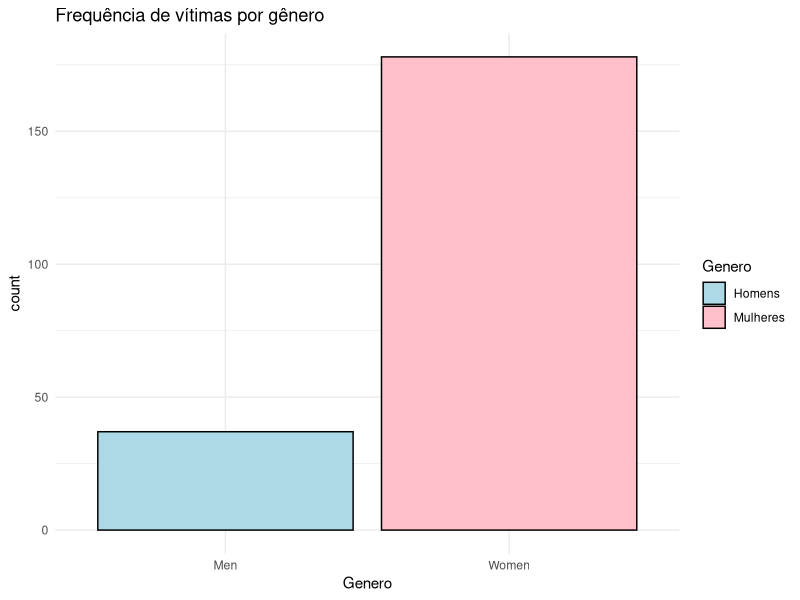
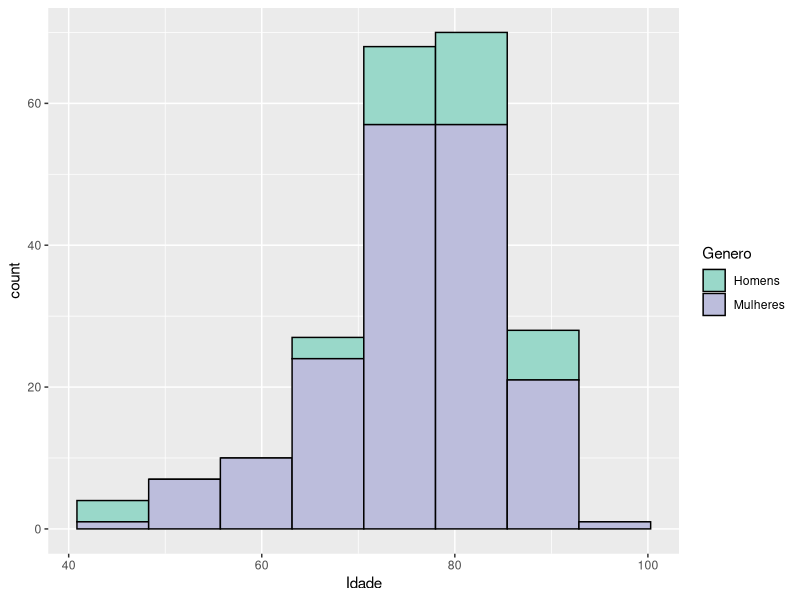
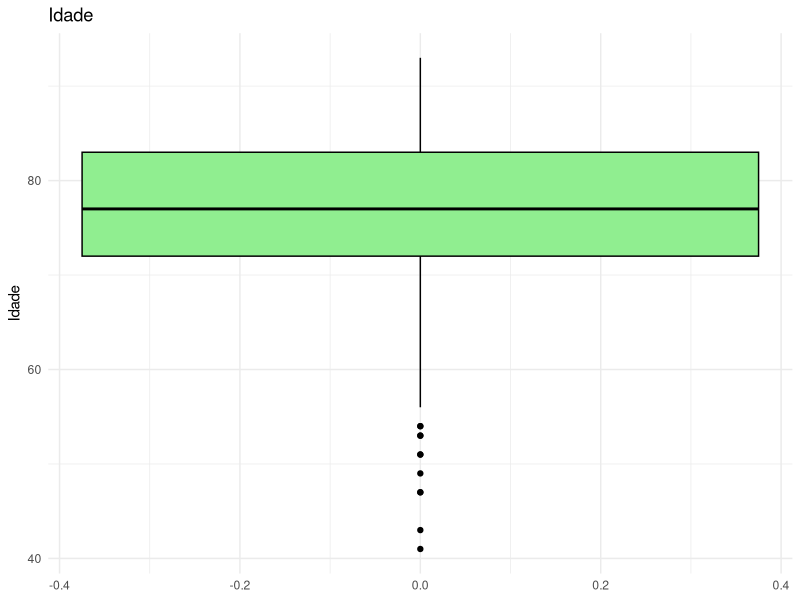
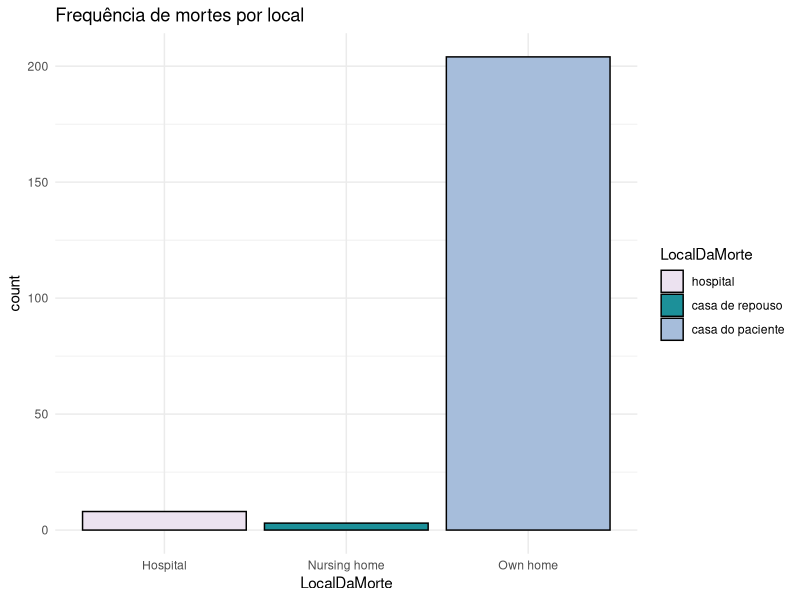
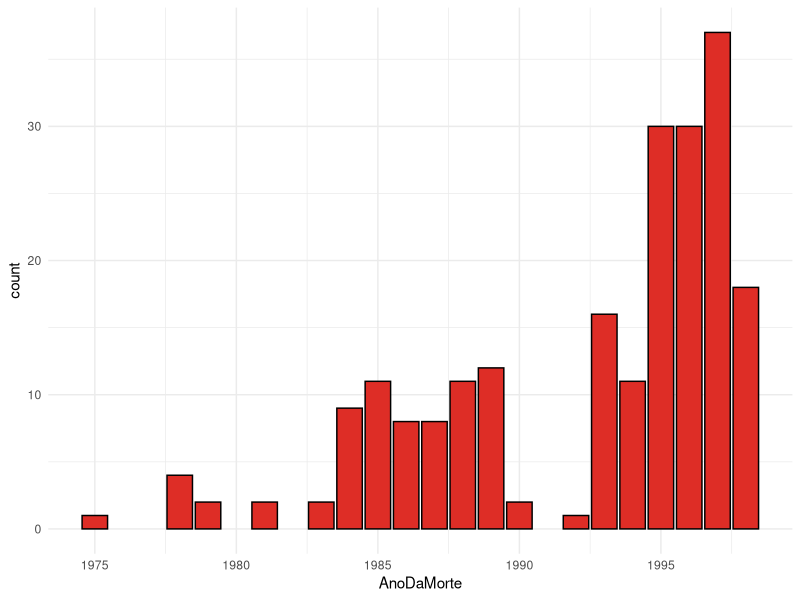

Here is the R script that generated these plots, in order:
#------------Exercício 13------------

dados <- read.table(file = "dados.txt", header = TRUE, sep = ";")
library(ggplot2)

#(a)

ggplot(data = dados, aes(x = Genero, fill = Genero))+
  geom_bar(color = "black")+
  labs(title = "Frequência de vítimas por gênero")+
    scale_fill_manual(values = c("Women" = "pink", "Men" = "lightblue"),labels = c("Women" = "Mulheres", "Men" = "Homens"))+
    theme_minimal()

#O gráfico mostra que, dentre as vítimas do assassino, a maioria são mulheres

#(b) Histograma
ggplot(data = dados, mapping = aes(x = Idade, fill = Genero))+
  geom_histogram(bins = 8, color = "black")+
  scale_fill_manual(values = c("Women" = "#bcbddc", "Men" = "#99d8c9"), labels = c("Women" = "Mulheres", "Men" = "Homens"))
  theme_minimal()

#(c) boxplot da variável idade
ggplot(data = dados, mapping = aes(y = Idade)) +
  geom_boxplot(fill = "lightgreen", color = "black") +
  labs(title = "Idade", y = "Idade") +
  theme_minimal()

#(d) Gráfico para representar o local da morte

ggplot(data = dados, aes(x = LocalDaMorte, fill = LocalDaMorte))+
  geom_bar(color = "black")+
  labs(title = "Frequência de mortes por local")+
  scale_fill_manual(values = c("Own home" = "#a6bddb", "Hospital" = "#ece2f0", "Nursing home" = "#1c9099"),labels = c("Own home" = "casa do paciente", "Hospital" = "hospital", "Nursing home" = "casa de repouso"))+
  theme_minimal()
#Analisando o gráfico, pode-se perceber que pouco mais de 200 mortes ocorreram dentro da casa do paciente, e menos de 50 mortes ocorreram ou no hospital ou na casa de repouso

#(e) Analise graficamente o ano da morte das vítimas
ggplot(data = dados, mapping = aes(x = AnoDaMorte))+
  geom_bar(fill = "#de2d26", color = "black")+
  theme_minimal()
# O intervalo de tempo em que houveram mais mortes foi de 1993-1998

#(f)
#De acordo com os gráficos acima, foi possível perceber alguns padrões na escolha das vítimas.
#Entre eles, podemos observar que: a maioria das suas vítimas são mulheres; a faixa etária das vítimas
# é a partir dos 40 anos, com maior índice de casos de pessoas entre 71 e 85 anos; dentre os três locais constatados de morte (hospital, casa de repouso e casa do paciente)
#o local mais escolhido para os crimes foi na casa do próprio paciente; e o intervalo de tempo em que os casos de morte foram
#mais evidentes foram na década de 90, mais especificamente, entre os anos 1993 e 1998, como constatado no gráfico da alternativa (e).
